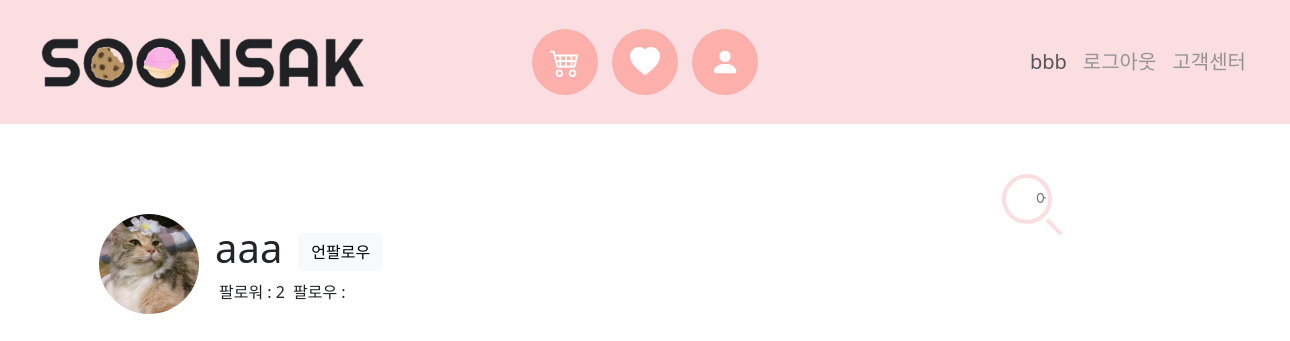
The page /accounts/1/ (signed in) on the database its author committed.
### accounts/models.py (models this page shows)
class User(AbstractUser):
    pass
    address = models.CharField(max_length=250)
    followings = models.ManyToManyField('self', symmetrical=False, related_name='followers')
    profile_image = ProcessedImageField(
        upload_to="images/accounts/",
        blank=True,
        processors=[ResizeToFill(300, 300)],
        format="JPEG",
        options={"quality": 100},
    )

### accounts/views.py (the view)
# urls.py: path('<int:user_pk>/', views.detail, name="detail"),
def detail(request, user_pk):
    user = User.objects.get(pk=user_pk)
    user_followers = user.followings.count()
    context = {
        'user': user,
        'user_followers':user_followers,
    }
    return render(request, 'accounts/detail.html', context)

### accounts/templates/accounts/detail.html (shortened to what this page needs)
{% extends 'base.html' %}
{% load static %}
{% block content %}
  {% load django_bootstrap5 %}
  <div class="container">
    <div class="d-flex align-items-center">
      <div>
        {% if user.profile_image %}
          <img src="{{ user.profile_image.url }}" alt="{{ user.imgage }}" style="width: 100px; height: 100px; border-radius: 500px">
        {% else %}
          <img src="https://miro.medium.com/max/720/1*N5w9Ay0VlQBKF4b11C0LdQ.png" alt="" style="width: 100px; height: 100px; border-radius: 500px">
        {% endif %}
      </div>
      <div>
        <div class="d-flex align-items-center">
          <h1 class="mx-3">{{ user.username }}</h1>
          {% if request.user != user %}
            <a href="{% url 'accounts:follow' user.pk %}" class="btn btn-light">
              {% if request.user in user.followings.all %}
                언팔로우
              {% else %}
                팔로우
              {% endif %}
            </a>
          {% endif %}
        </div>
        <div class="d-flex mx-3">
          <div class="mx-1">
            팔로워 :
            {{ user_followers }}
          </div>
          <div class="mx-1">
            팔로우 :
          </div>
        </div>
      </div>
    </div>
  </div>
{% endblock %}

### templates/base.html (shortened to what this page needs)
{% load static %}
{% load django_bootstrap5 %}
<!DOCTYPE html>
<html lang="en">
  <head>
    <link rel="stylesheet" href="https://cdn.jsdelivr.net/npm/bootstrap-icons@1.5.0/font/bootstrap-icons.css">
    <link href="https://cdn.jsdelivr.net/npm/bootstrap@5.2.2/dist/css/bootstrap.min.css" rel="stylesheet">
    <link rel="stylesheet" href="https://use.fontawesome.com/releases/v5.3.1/css/all.css">
    {% bootstrap_css %}
    <link rel="stylesheet" href="{% static 'css/style.css' %}">
  </head>
  <body>
    <nav class="navbar navbar-expand-lg" style="background-color: #FADEE1;">
      <div class="container-fluid">
        <div class="ps-3">
          <a class="navbar-brand" href="{% url 'accounts:index' %}">
            <img src="{% static 'images/black2.png' %}" alt="SOONSAK" width="350px;">
          </a>
        </div>
        <div>
          <div class="collapse navbar-collapse" id="navbarSupportedContent">
            <div class="d-flex flex-column navbar-nav me-auto mb-2 mb-lg-0 align-items-center">
              <ul>
                <li>
                  <a href="#">
                    <i class="fas bi bi-cart4"></i>
                  </a>
                </li>
                <li>
                  <a href="#">
                    <i class="fas bi bi-heart-fill"></i>
                  </a>
                </li>
                <li>
                  <a href="">
                    <i class="fas bi bi-person-fill"></i>
                  </a>
                </li>
              </ul>
              <div class="menu">
                {% if request.user.is_authenticated %}
                  <li>
                    <a href="{% url 'accounts:detail' user.pk %}" class="text-muted">{{ request.user }}</a>
                  </li>
                  <li>
                    <a href="{% url 'accounts:logout' %}">로그아웃</a>
                  </li>
                {% endif %}
                <li>
                  <a href="#">고객센터</a>
                </li>
              </div>
            </div>
          </div>
        </div>
      </div>
    </nav>
    <div class="d-flex justify-content-center">
      <form id="content">
        <input type="text" name="input" class="q_input_css" id="search-input" placeholder="       어떤 과자를 찾고 계신가요?">
        <button type="reset" class="search" id="search-btn"></button>
      </form>
    </div>
    <div class="container" style="margin-top: 90px;">
      {% block content %}{% endblock content %}
    </div>
  </body>
</html>

### static/css/style.css (style rules this page uses)
ul { position: absolute; top:50%; left:50%; transform: translate(-50%, -50%); margin: 0; padding: 0; display: flex; }
ul li { list-style: none; }
ul li a { position: relative; display: block; width: 60px; height: 60px; background: #FDAFAB; color: #fff; text-align: center; line-height: 60px; margin: 0 10px; box-shadow: 0 0 0 3px #FDAFAB; overflow: hidden; border-radius: 50%; }
ul li a i.fas { position: relative; font-size: 30px; width: 100%; height: 100%; line-height: 60px; transition: 0.5s; }
ul li a:before { content: ' '; position: absolute; top: 0; left: 0; width: 100%; height: 100%; background: #fff; transform-origin: top; transform: scaleY(0); transition: transform 0.5s; }
.menu { display: flex; margin-right: 2rem; font-size: 20px; }
.menu li a { position: relative; text-decoration: none; color: #949494; margin-left: 1rem; }
.menu li a::before { content: ""; height: 4px; width: 0; border-radius: 2px; transition: 0.3s; position: absolute; bottom: 0; left: 0; }
#content { position: absolute; height: 50px; width: 300px; margin-left: 170px; top: 28%; left: 80%; transform: translate(-50%, -50%); }
.q_input_css { box-sizing: border-box; width: 50px; height: 50px; border: 4px solid #FADEE1; border-radius: 50%; background: none; color: #FADEE1; font-size: 16px; font-weight: 400; font-family: Roboto; outline: 0; -webkit-transition: width 0.4s ease-in-out, border-radius 0.8s ease-in-out, padding 0.2s; transition: width 0.4s ease-in-out, border-radius 0.8s ease-in-out, padding 0.2s; -webkit-transition-delay: 0.4s; transition-delay: 0.4s; -webkit-transform: translate(-100%, -50%); -ms-transform: translate(-100%, -50%); transform: translate(-100%, -50%); }
.search { background: none; position: absolute; top: 0px; left: 0; height: 50px; width: 50px; padding: 0; border-radius: 100%; outline: 0; border: 0; color: inherit; cursor: pointer; -webkit-transition: 0.2s ease-in-out; transition: 0.2s ease-in-out; -webkit-transform: translate(-100%, -50%); -ms-transform: translate(-100%, -50%); transform: translate(-100%, -50%); }
.search:before { content: ""; position: absolute; width: 20px; height: 4px; background-color: #FADEE1; -webkit-transform: rotate(45deg); -ms-transform: rotate(45deg); transform: rotate(45deg); margin-top: 26px; margin-left: 17px; -webkit-transition: 0.2s ease-in-out; transition: 0.2s ease-in-out; }

### rows shown on the page
User: user "bbb"
User: profile_image (picture), username "aaa"

### other values the page prints
{{ user_followers }} "2"
